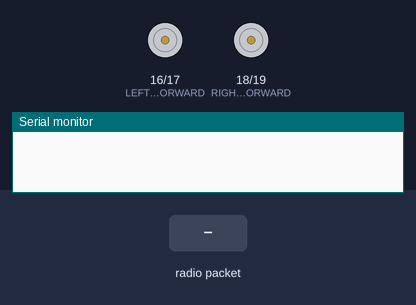
A sketch run on a simulated ESP32. Parts: motor-driver pin pairs drawn as motors (green arrow = first pin HIGH = forward, orange = second pin HIGH = backward, longer = more drive), the last lines printed to the serial monitor. The test bench sets the inputs (shaded band).

Above: at 1.2 s.
1.3 s: radio packet "MOVE_FORWARD" arrives
At 2.0 s:
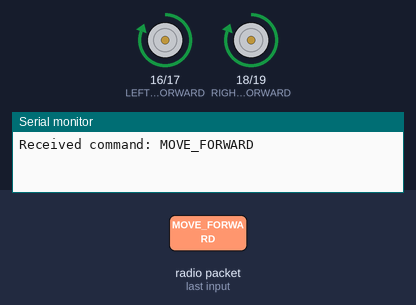
2.8 s: radio packet "STOP" arrives
At 3.1 s:
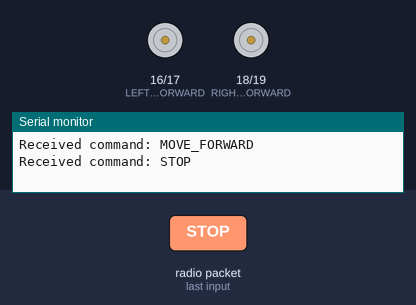
Timing chart, 0 to 5.8 s (numbered marks = the images above; inputs shaded):
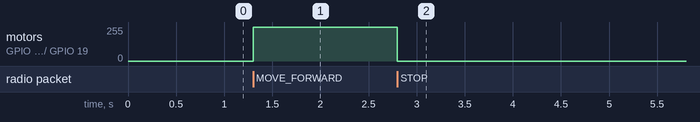

Measured:
- after the input at 1.3 s, motor on GPIO 16 (LEFT_MOTOR_FORWARD) / GPIO 17 (LEFT_MOTOR_BACKWARD), motor on GPIO 18 (RIGHT_MOTOR_FORWARD) / GPIO 19 (RIGHT_MOTOR_BACKWARD): stopped → forward 255/255 at once
- after the input at 2.8 s, motor on GPIO 16 (LEFT_MOTOR_FORWARD) / GPIO 17 (LEFT_MOTOR_BACKWARD), motor on GPIO 18 (RIGHT_MOTOR_FORWARD) / GPIO 19 (RIGHT_MOTOR_BACKWARD): forward 255/255 → stopped at once

The sketch:

follower.ino
```cpp
#include <esp_now.h>
#include <WiFi.h>

#define LEFT_MOTOR_FORWARD  16
#define LEFT_MOTOR_BACKWARD 17
#define RIGHT_MOTOR_FORWARD 18
#define RIGHT_MOTOR_BACKWARD 19

void setupMotors() {
  pinMode(LEFT_MOTOR_FORWARD, OUTPUT);
  pinMode(LEFT_MOTOR_BACKWARD, OUTPUT);
  pinMode(RIGHT_MOTOR_FORWARD, OUTPUT);
  pinMode(RIGHT_MOTOR_BACKWARD, OUTPUT);
}

void stopMotors() {
  digitalWrite(LEFT_MOTOR_FORWARD, LOW);
  digitalWrite(LEFT_MOTOR_BACKWARD, LOW);
  digitalWrite(RIGHT_MOTOR_FORWARD, LOW);
  digitalWrite(RIGHT_MOTOR_BACKWARD, LOW);
}

void moveForward() {
  digitalWrite(LEFT_MOTOR_FORWARD, HIGH);
  digitalWrite(LEFT_MOTOR_BACKWARD, LOW);
  digitalWrite(RIGHT_MOTOR_FORWARD, HIGH);
  digitalWrite(RIGHT_MOTOR_BACKWARD, LOW);
}

void onDataReceive(const uint8_t *mac, const uint8_t *incomingData, int len) {
  char command[20];
  memcpy(command, incomingData, len);
  command[len] = '\0';

  Serial.print("Received command: ");
  Serial.println(command);

  if (strcmp(command, "MOVE_FORWARD") == 0) {
    moveForward();
  } else if (strcmp(command, "STOP") == 0) {
    stopMotors();
  }
}

void setup() {
  Serial.begin(115200);
  WiFi.mode(WIFI_STA);
  setupMotors();
  stopMotors();

  if (esp_now_init() != ESP_OK) {
    Serial.println("ESP-NOW init failed");
    return;
  }

  esp_now_register_recv_cb(onDataReceive);
}

void loop() {
}
```
